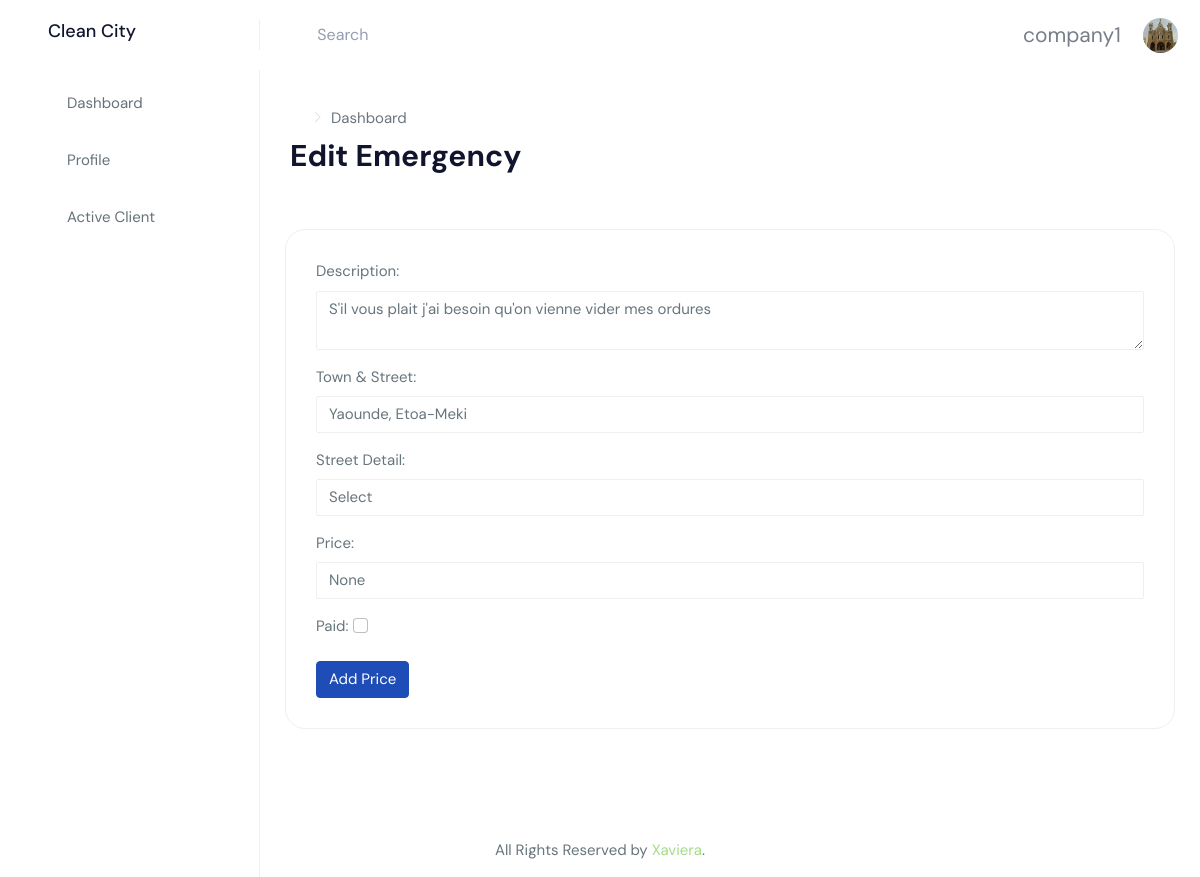
Screenshot of /edit-emergency/7/ (signed in) with the database file from the repository.
### app/models.py (models this page shows, shortened)
class CompanyProfile(models.Model):
    LOCATION_CHOICES = [
        ('Yaounde', 'Yaounde'),
        ('Douala', 'Douala'),
    ]
    user = models.OneToOneField(User, on_delete=models.CASCADE, related_name='profiles')
    company_name = models.CharField(max_length=255, blank=True)
    phone_number = models.CharField(max_length=12, blank=True)
    location = models.CharField(max_length=255, choices=LOCATION_CHOICES)
    profile_image = models.ImageField(default='users/default-avatar.png', upload_to='users/', null=True, blank=True)

class EmergencyCollection(models.Model):
    TOWN_CHOICES = [
        ('Yaounde, Bastos', 'Yaounde, Bastos'),
        ('Yaounde, Nkolbisson', 'Yaounde, Nkolbisson'),
        ('Yaounde, Ngoa-Ekelle', 'Yaounde, Ngoa-Ekelle'),
        ('Yaounde, Mvog-Ada', 'Yaounde, Mvog-Ada'),
        ('Yaounde, Mvog-Mbi', 'Yaounde, Mvog-Mbi'),
        ('Yaounde, Etoudi', 'Yaounde, Etoudi'),
        ('Yaounde, Nsam', 'Yaounde, Nsam'),
        ('Yaounde, Essos', 'Yaounde, Essos'),
        ('Yaounde, Biyemassi', 'Yaounde, Biyemassi'),
        ('Yaounde, Mendong', 'Yaounde, Mendong'),
        ('Yaounde, Emana', 'Yaounde, Emana'),
        ('Yaounde, Ahala', 'Yaounde, Ahala'),
        ('Yaounde, Oyom-Abang', 'Yaounde, Oyom-Abang'),
        ('Yaounde, Nkolndongo', 'Yaounde, Nkolndongo'),
        ('Yaounde, Ekounou', 'Yaounde, Ekounou'),
        ('Yaounde, Obili', 'Yaounde, Obili'),
        ('Yaounde, Etoa-Meki', 'Yaounde, Etoa-Meki'),
        ('Yaounde, Melen', 'Yaounde, Melen'),
        ('Yaounde, Odza', 'Yaounde, Odza'),
        ('Yaounde, Mfandena', 'Yaounde, Mfandena'),
        ('Yaounde, Biyem-Assi', 'Yaounde, Biyem-Assi'),
        ('Yaounde, Nkol-Eton', 'Yaounde, Nkol-Eton'),
        ('Yaounde, Mvan', 'Yaounde, Mvan'),
        ('Yaounde, Tsinga', 'Yaounde, Tsinga'),
        ('Yaounde, Messa', 'Yaounde, Messa'),
        ('Yaounde, Simbock', 'Yaounde, Simbock'),
        ('Yaounde, Ngousso', 'Yaounde, Ngousso'),
        ('Yaounde, Etoug-Ebe', 'Yaounde, Etoug-Ebe'),
        ('Yaounde, Anguissa', 'Yaounde, Anguissa'),
        ('Yaounde, Awae', 'Yaounde, Awae'),
        ('Yaounde, Nfandena', 'Yaounde, Nfandena'),
        ('Yaounde, Biassi', 'Yaounde, Biassi'),
        ('Yaounde, Efoulan', 'Yaounde, Efoulan'),
        ('Yaounde, Essomba', 'Yaounde, Essomba'),
        ('Yaounde, Olezoa', 'Yaounde, Olezoa'),
        ('Yaounde, Nyom', 'Yaounde, Nyom'),
        ('Yaounde, Mimboman', 'Yaounde, Mimboman'),
        ('Yaounde, Nkolmesseng', 'Yaounde, Nkolmesseng'),
        ('Yaounde, Madagascar', 'Yaounde, Madagascar'),
        ('Yaounde, Tsinga', 'Yaounde, Tsinga'),
        ('Yaounde, Elig-Essono', 'Yaounde, Elig-Essono'),
        ('Yaounde, Simbok', 'Yaounde, Simbok'),
        ('Yaounde, Mbankolo', 'Yaounde, Mbankolo'),
        ('Yaounde, Ekoumdoum', 'Yaounde, Ekoumdoum'),
        ('Yaounde, Nkoabang', 'Yaounde, Nkoabang'),
        ('Yaounde, Nkoldongo', 'Yaounde, Nkoldongo'),
        ('Yaounde, Abattoir', 'Yaounde, Abattoir'),
        ('Yaounde, Odza', 'Yaounde, Odza'),
        ('Yaounde, Cite Verte', 'Yaounde, Cite Verte'),
        ('Yaounde, Ngousso', 'Yaounde, Ngousso'),
        ('Yaounde, Nkomo', 'Yaounde, Nkomo'),
        ('Douala, Nkomo', 'Douala, Nkomo'),
    ]
    user = models.ForeignKey(User, on_delete=models.CASCADE, related_name='emergency_collections')
    image = models.ImageField(upload_to='emergency_images/')
    description = models.TextField()
    town_street = models.CharField(max_length=255, choices=TOWN_CHOICES)
    created_at = models.DateTimeField(auto_now_add=True)
    street_detail = models.CharField(max_length=255)
    price = models.CharField(max_length=255, null=True, blank=True)
    paid = models.BooleanField(default=False)

### app/views.py (the view, shortened to what this page needs)
# urls.py: path('edit-emergency/<int:pk>/', EmergencyCollectionEditView.as_view(), name='edit_emergency'),
class EmergencyCollectionEditView(LoginRequiredMixin, View):
    def get(self, request, pk):
        emergency_collection = get_object_or_404(EmergencyCollection, pk=pk)
        return render(request, 'city/edit-emergency.html', {'emergency_collection': emergency_collection})

### app/templates/city/edit-emergency.html (shortened to what this page needs)
{% extends '_partials/base1.html' %}
{% load static %}
{% load i18n %}
{% block content %}
        <div class="page-wrapper">
                <div class="page-breadcrumb">
                    <div class="row align-items-center">
                        <div class="col-6">
                            <nav aria-label="breadcrumb">
                                <ol class="breadcrumb mb-0 d-flex align-items-center">
                                <li class="breadcrumb-item"><a href="index.html" class="link"><i class="mdi mdi-home-outline fs-4"></i></a></li>
                                <li class="breadcrumb-item active" aria-current="page">Dashboard</li>
                                </ol>
                            </nav>
                            <h1 class="mb-0 fw-bold">Edit Emergency</h1>
                        </div>
                    </div>
                </div>
                <div class="container-fluid">
                    <div class="row">
                        <div class="col-12">
                            <div class="card">
                                <div class="card-body">
                                    <form method="post" enctype="multipart/form-data" action="{% url 'edit_emergency' emergency_collection.id %}">
                                        <div class="form-group">
                                            <label for="description">Description:</label>
                                            <textarea id="description" name="description" class="form-control">{{ emergency_collection.description }}</textarea>
                                        </div>
                                        <div class="form-group">
                                            <label for="town_street">Town & Street:</label>
                                            <select id="town_street" name="town_street" class="form-control">
                                                {% for town, name in emergency_collection.TOWN_CHOICES %}
                                                    <option value="{{ town }}" {% if emergency_collection.town_street == town %}selected{% endif %}>{{ name }}</option>
                                                {% endfor %}
                                            </select>
                                        </div>
                                        <div class="form-group">
                                            <label for="street_detail">Street Detail:</label>
                                            <input type="text" id="street_detail" name="street_detail" class="form-control" value="{{ emergency_collection.street_detail }}">
                                        </div>
                                        <div class="form-group">
                                            <label for="price">Price:</label>
                                            <input type="text" id="price" name="price" class="form-control" value="{{ emergency_collection.price }}" onclick="if(this.value == '{{ emergency_collection.price }}') { this.value = ''; }">
                                        </div>
                                        <div class="form-group">
                                            <label for="paid">Paid:</label>
                                            <input type="checkbox" id="paid" name="paid" class="form-check-input" {% if emergency_collection.paid %}checked{% endif %}>
                                        </div>
                                        <button type="submit" class="btn btn-primary">Add Price</button>
                                    </form>
                                </div>
                            </div>
                        </div>
                    </div>
                </div>
            </div>
        </div>
{% endblock content %}

### app/templates/_partials/base1.html (shortened to what this page needs)
{% load static %}
<!DOCTYPE html>
<html lang="fr">
    <head>
        {% block styles %}
            <link href="{% static 'assets/libs/chartist/dist/chartist.min.css' %}" rel="stylesheet">
            <link href="{% static 'assets/libs/chartist-plugin-tooltips/dist/chartist-plugin-tooltip.css' %}" rel="stylesheet">
            <link href="{% static 'dist/css/style.min.css' %}" rel="stylesheet">
            {% endblock styles %}
	</head>
	<body>
        <div id="main-wrapper" data-layout="vertical" data-navbarbg="skin5" data-sidebartype="full"
            data-sidebar-position="absolute" data-header-position="absolute" data-boxed-layout="full">
            <header class="topbar" data-navbarbg="skin6">
                <nav class="navbar top-navbar navbar-expand-md navbar-light">
                    <div class="navbar-header" data-logobg="skin6">
                        <a class="navbar-brand" href="{% url 'company-dashboard' %}">
                            <span class="logo-text">
                                <h4>Clean City</h4>
                            </span>
                        </a>
                    </div>
                    <div class="navbar-collapse collapse" id="navbarSupportedContent" data-navbarbg="skin5">
                        <ul class="navbar-nav float-start me-auto">
                            <li class="nav-item search-box"> <a class="nav-link waves-effect waves-dark"
                                    href="javascript:void(0)"><i class="mdi mdi-magnify me-1"></i> <span class="font-16">Search</span></a>
                            </li>
                        </ul>
                        <ul class="navbar-nav float-end">
                            <li class="nav-item dropdown">
                                <a class="nav-link dropdown-toggle text-muted waves-effect waves-dark pro-pic" href="#" id="navbarDropdown" role="button" data-bs-toggle="dropdown" aria-expanded="false">
                                    {{user.username}} &nbsp;&nbsp;&nbsp;<img src="{{user.profiles.profile_image.url}}" alt="user" class="rounded-circle" width="35" height="35">
                                </a>
                            </li>
                        </ul>
                    </div>
                </nav>
            </header>
            {% block nav %}
                {% include '_partials/navbar1.html' %}
            {% endblock nav %}
            {% block content %}
            {% endblock content %}
		{% block footer %}
        <footer class="footer text-center"> All Rights Reserved by <span style="color:  #A4DC8A;">Xaviera</span>.</footer>
		{% endblock footer %}
	</body>
</html>

### rows the page displays
EmergencyCollection: description "S'il vous plait j'ai besoin qu'on vienne vider mes ordures", town_street "Yaounde, Etoa-Meki", street_detail "Select", price "None"

### other values shown
{{ user.username }} "company1"
